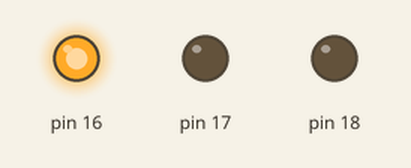
The sketch below on a simulated Arduino Uno, built with avr-gcc and run on an emulated ATmega328P. Parts: output pins drawn as LEDs (lit = HIGH).

Above: at 0.2 s.
At 0.7 s:
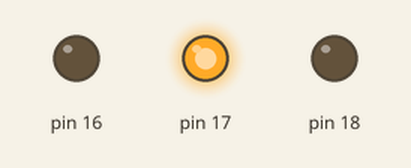
At 2.7 s:
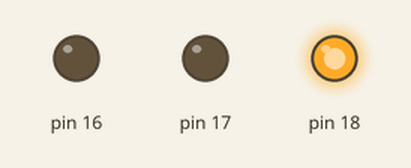
Timing chart, 0 to 3.5 s (numbered marks = the images above):
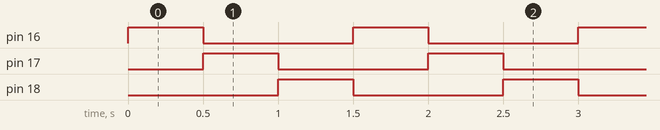

The sketch:

prueba_leds.ino
```cpp
// Prueba de LED: enciende verde, amarillo y rojo uno tras otro, en bucle.
const int LEDS[] = {16, 17, 18};  // verde, amarillo, rojo

void setup() {
  for (int pin : LEDS) pinMode(pin, OUTPUT);
}

void loop() {
  for (int pin : LEDS) {
    digitalWrite(pin, HIGH);
    delay(500);
    digitalWrite(pin, LOW);
  }
}
```

Measured:
- by itself, pin 16–18: alternates HIGH for 0.50 s and LOW for 1.0 s
- by itself, everything shown: repeats every 1.5 s, in 4 steps
